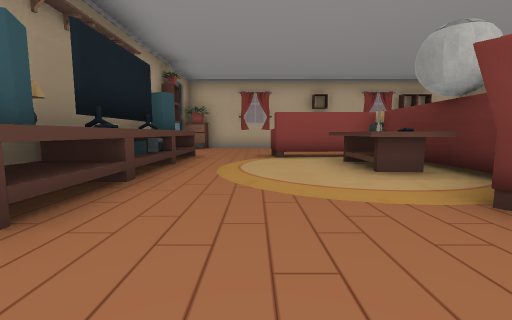
View 1 (above)

17 first-person views from a walk through a Unity game level. The camera is 0.59 m above the floor, tilts 6° down and sees 90° across. The floor is counted in squares, 1 m on a side. Each view is taken from the middle of a square. On the plan, view 1 faces up. The plan holds only what a view shows up to about 9 squares ahead; the rest is blank. The player character is not drawn. Door leaves are left out, so doorways stand open. Some surface patterns are stand-ins.

View 2
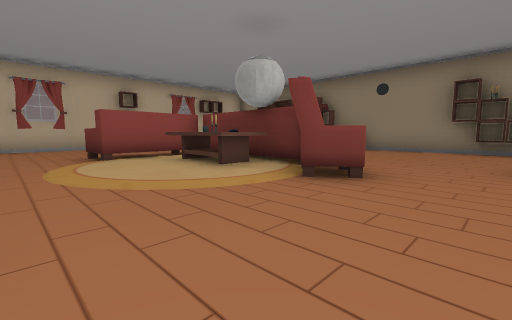

View 3
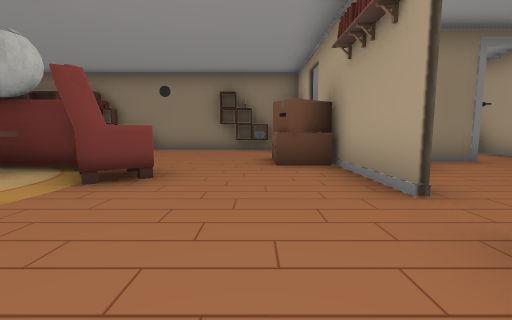

View 4
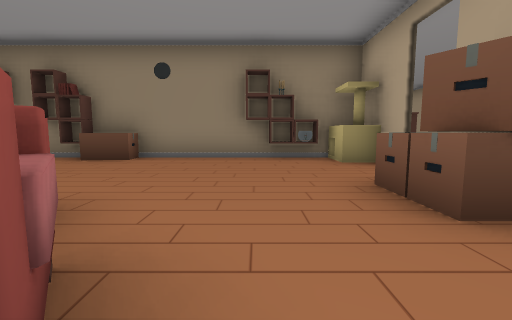

View 5
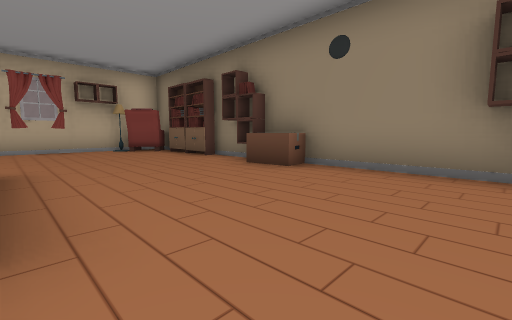

View 6
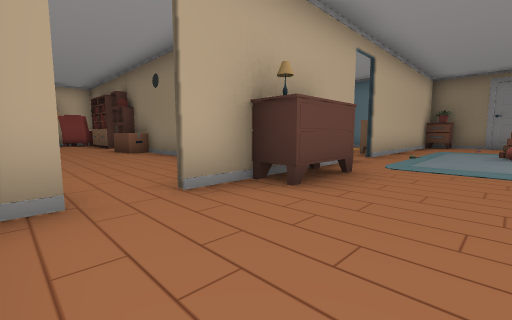

View 7
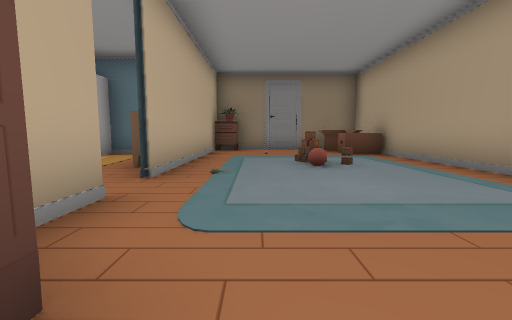

View 8
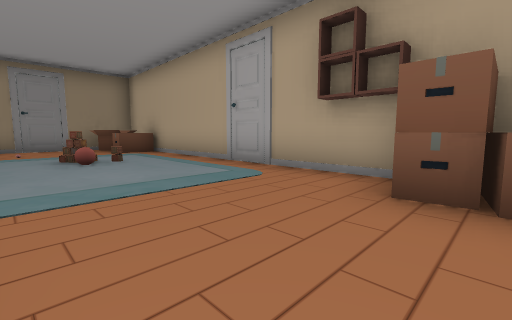

View 9
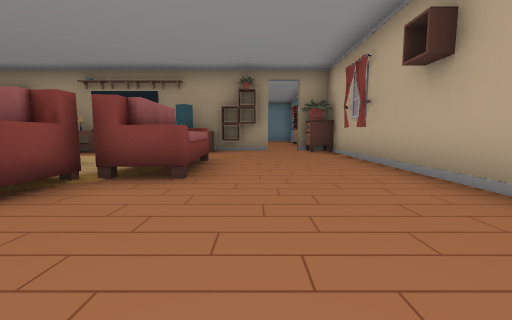

View 10
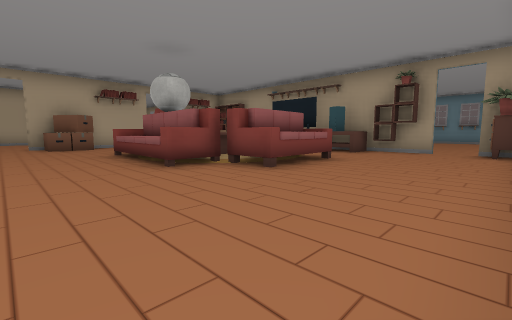

View 11
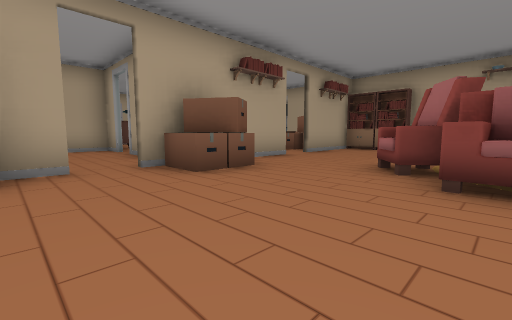

View 12
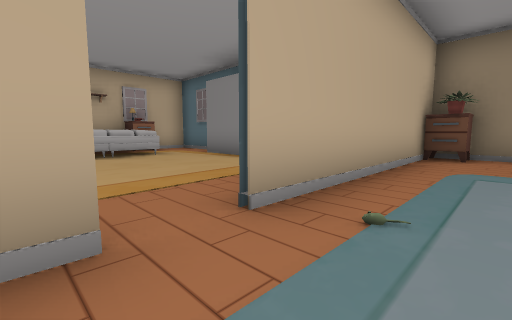

View 13
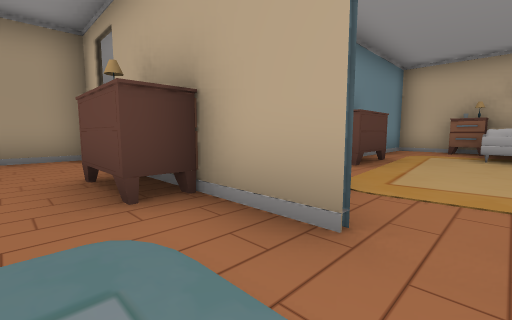

View 14
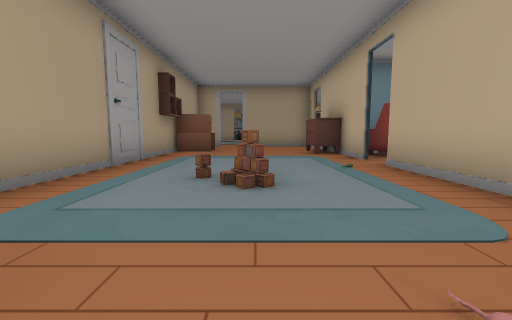

View 15
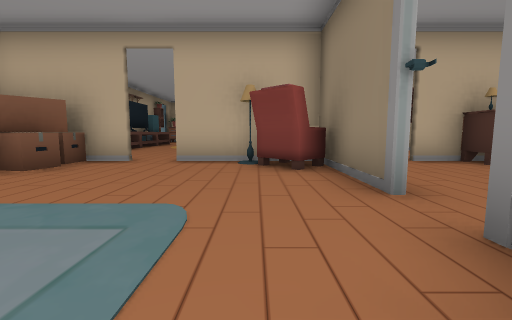

View 16
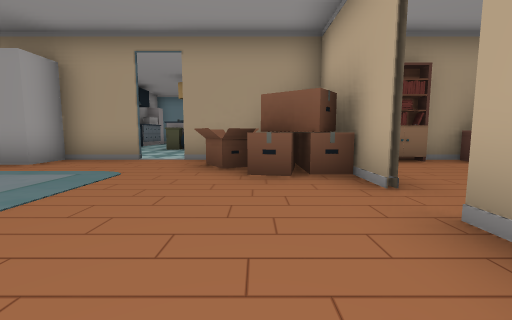

View 17
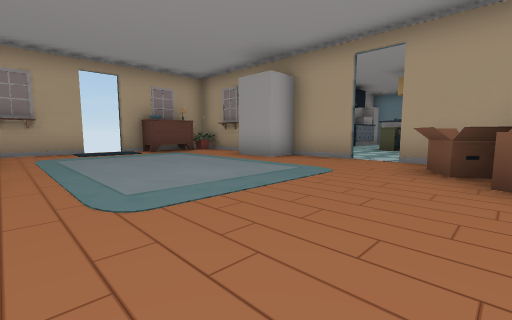

### Floor plan
Points are (right, up) in squares from view 1. A wall is a line through its corners. A room is listed if a view was taken in it or the views show most of it. See-through windows are left out.
Room 1 (views 1, 2, 3, 4, 5, 7, 8, 9, 10, 11, 12, 13, 14)
walls: (8.2, 1.4) (8.2, 3.5); (6.2, -1.5) (7.5, -1.5); (7.5, -1.6) (6.2, -1.6); (10.4, -1.6) (9.5, -1.6); (11.9, -1.6) (11.2, -1.6); (1.2, -1.5) (3.5, -1.5); (13.1, 6.5) (8.5, 6.5); (4.4, -5.5) (4.4, -6.6) (17, -6.6); (-0.5, -1.5) (0.4, -1.5); (7.3, 10.4) (-2.7, 10.4) (-2.7, 9.4); (-2.7, 2.6) (-2.7, 0.5); (16.2, -1.6) (14.4, -1.6); (-2.7, 8.5) (-2.7, 5.4); (17.3, -4.5) (17.3, -2.5)
ways out: opening at (-2, -1) to room 2; opening at (4.5, -1.5) to room 2; opening at (4.7, -4) to room 2; open door at (-3, 8.5) to room 2; open door at (0.5, -2) to room 2; open door at (6.3, -1.7) to room 2; open door at (10.5, -2)
objects: bookshelf (-2, 0); other object (-2, 2); TV (-2, 3) to (-2, 5); other object (-2, 6); other object (-2, 7); other object (-2, 8); nightstand (-2, 10); other object (-1, 2); curtain (0, 10); other object (1, 4); sofa (1, 6) to (3, 7); carpet (2, 2) to (3, 3); other object (2, 4); carpet (2, 5); sofa (3, 3) to (4, 6); curtain (5, 10); other object (7, -6); other object (7, -1) to (8, -1); other object (7, 10); other object (8, -6); drawers (8, -2) to (9, -2); other object (8, 0); other object (8, 1); other object (8, 4); other object (8, 5); other object (8, 6); bookshelf (8, 7); bookshelf (8, 8); other object (9, -1) to (10, 0); drawers (9, 2) to (9, 3); nightstand (10, 6); bed (11, 4) to (13, 4); other object (12, -4); drawers (12, -1) to (14, -1); other object (13, -5); other object (13, -4); other object (13, -3); nightstand (13, 6) to (14, 6); other object (14, -4); carpet (15, -6); carpet (15, -3); closet (15, 1) to (15, 2); closet (15, 3); other object (16, -6); other object (17, -6) to (17, -5); nightstand (17, -2)
Room 2 (views 6, 15, 16, 17)
walls: (-2.7, -5.5) (-2.7, -7.3); (0.4, -1.6) (-1.4, -1.6); (3.1, -1.6) (1.2, -1.6); (4.4, -4) (4.4, -4.6); (4.3, -4.6) (4.3, -3.5); (-1.2, -11.6) (0.4, -11.6); (1.5, -11.6) (3.1, -11.6)
low walls: (-2.7, -1.8) (-2.7, -2.5)
ways out: opening at (-2, -1) to room 1; opening at (4.5, -1.5) to room 1; opening at (4.7, -4) to room 1; open door at (-3, 8.5) to room 1; open door at (0.5, -2) to room 1; open door at (6.3, -1.7) to room 1; open door at (-3, -5.5); gap at (0, -12)
objects: other object (-7, -6); other object (-7, -5); other object (-6, -6); other object (-6, -5); other object (-2, -11); closet (-2, -8); other object (-2, -4); other object (-2, -1); drawers (-1, -11); other object (-1, -3); other object (-1, -2); carpet (1, -12); other object (3, -11); drawers (4, -8) to (4, -7); other object (4, -3) to (4, -2); other object (4, -1); other object (5, -1)

Positions as (right, up) in squares from view 1, and headings:
1: (0, 0), facing up
2: (-1, 0), facing up-right
3: (-1, 0), facing right
4: (2, 1), facing right
5: (4, 1), facing up-right
6: (5, -4), facing up-right
7: (8, -3), facing right
8: (7, -3), facing down-right
9: (6, 8), facing left
10: (6, 10), facing down-left
11: (7, 3), facing down-left
12: (10, -3), facing up-right
13: (11, -3), facing up-left
14: (16, -4), facing left
15: (3, -7), facing up
16: (3, -3), facing left
17: (3, -3), facing down-left
